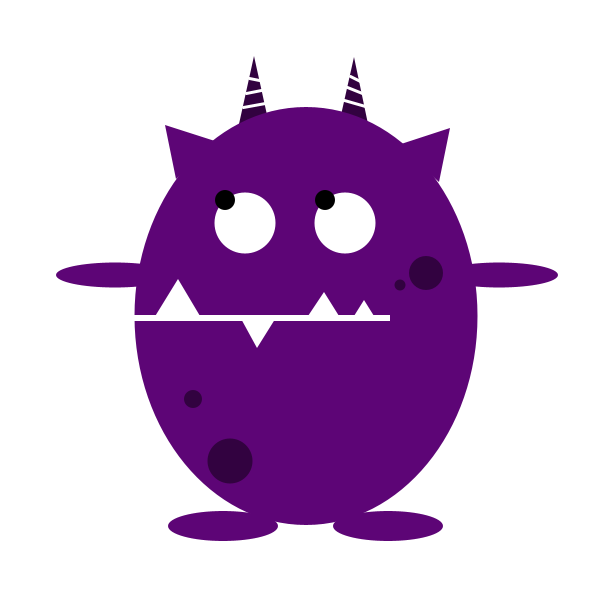
Frame 1 (no input)
Frame 60 (the mouse pressed at the canvas centre just before this capture): identical to frame 1, image omitted
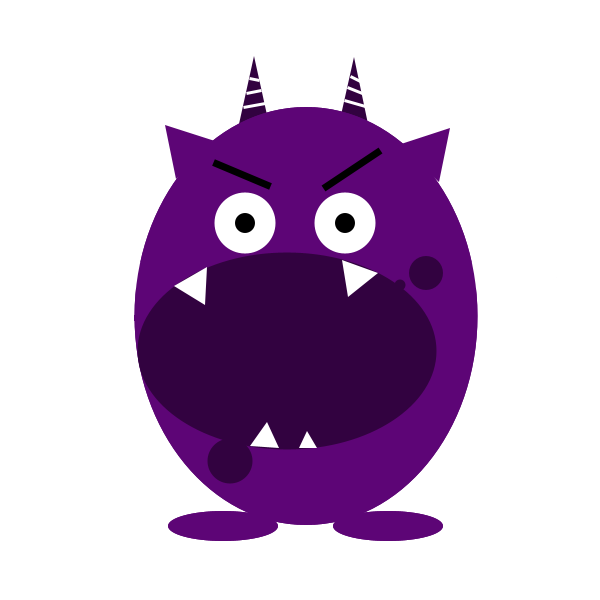
Frame 120 (the mouse held since frame 60 and released just before this capture)

The Processing sketch that drew these frames (run headless with seeded random() and noise(); from frame 60 on, the mouse is pressed at the canvas centre):

// Processing sketch: processing_63576
// ── processing_63576.pde

void setup (){
size(600,600);

smooth();
}

void draw (){
background(255);
pushMatrix();

float irisX =   mouseX/15;
float irisX2 =   mouseX/15+100;
float irisY=   mouseY/15;
float x=245;
float x2=345;
float y=61;

//Arme
noStroke();
fill(93,5,118);
ellipse(115,275,118,25);
ellipse(499,275,118,25);

//Hörner
noStroke();
fill(50,2,64);
triangle(254,56,269,124,239,124);
triangle(354,57,368,124,339,124);
stroke(255);
strokeWeight(3);
line(243,107,265,103);
line(246,93,261,90);
line(249,78,259,80);
line(344,100,365,106);
line(347,87,362,93);
line(350,76,360,81);

//Körper
noStroke();
fill(93,5,118);
ellipse(306,316,343,418);

//Ohren
triangle(165,125,218,142,176,179);
triangle(450,128,439,182,398,145);

//Augen
noStroke();
fill(255);
ellipse(x,223,y,61);
ellipse(x2,223,y,61);

//Iris
noStroke();
fill(0,0,0);
ellipse(irisX+225,irisY+200,20,20);
ellipse(irisX2+225,irisY+200,20,20);

//Mund
noStroke();
fill(255);
rect(134,315,256,6);
noStroke();
fill(255);
triangle(178,279,200,316,154,318);
triangle(239,315,277,316,257,348);
triangle(324,292,339,316,308,316);
triangle(364,300,374,316,354,316);

//Füße
fill(93,5,118);
ellipse(223,526,110,30);
ellipse(388,526,110,30);

//flecken
fill(50,2,64);
ellipse(230,461,45,45);
ellipse(193,399,18,18);
ellipse(426,273,34,34);
ellipse(400,285,11,11);

if (irisX < x-10*y) {
    irisX = x-10+y;
  }
     
  if (irisX2 < x-10*y) {
     irisX2 = x-10*y ;  }
    
  if (irisY < x-10+y) {
    irisY = x-10*y ; }
    popMatrix();
   

if (mousePressed == true) {

//Arme
stroke(255);
fill(255);
ellipse(115,275,118,25);
ellipse(499,275,118,25);

//Körper
noStroke();
fill(93,5,118);
ellipse(306,316,343,418);

//Augenbraue
strokeCap(SQUARE);
stroke(0);
strokeWeight(7);
line(213,162,270,186);
line(323,188,380,150);

//Augen
noStroke();
fill(255);
ellipse(245,223,61,61);
ellipse(345,223,61,61);

//Augen Inneres
noStroke();
fill(0,0,0);
ellipse(245,223,20,20);
ellipse(345,223,20,20);

//Mund
noStroke();
fill(93,5,118);
rect(134,315,256,6);
triangle(178,279,200,316,154,318);
triangle(239,315,277,316,257,348);
triangle(324,292,339,316,308,316);
triangle(364,300,374,316,354,316);

fill(50,2,64);
ellipse(287,351,299,197);
fill(255);
triangle(174,286,207,267,205,305);
triangle(342,260,378,273,348,297);
triangle(267,422,279,448,250,446);
triangle(307,431,317,448,299,448);

//Füße
fill(93,5,118);
ellipse(223,526,110,30);
ellipse(388,526,110,30);

//flecken
fill(50,2,64);
ellipse(230,461,45,45);
ellipse(193,399,18,18);
ellipse(426,273,34,34);
ellipse(400,285,11,11);


}
}
